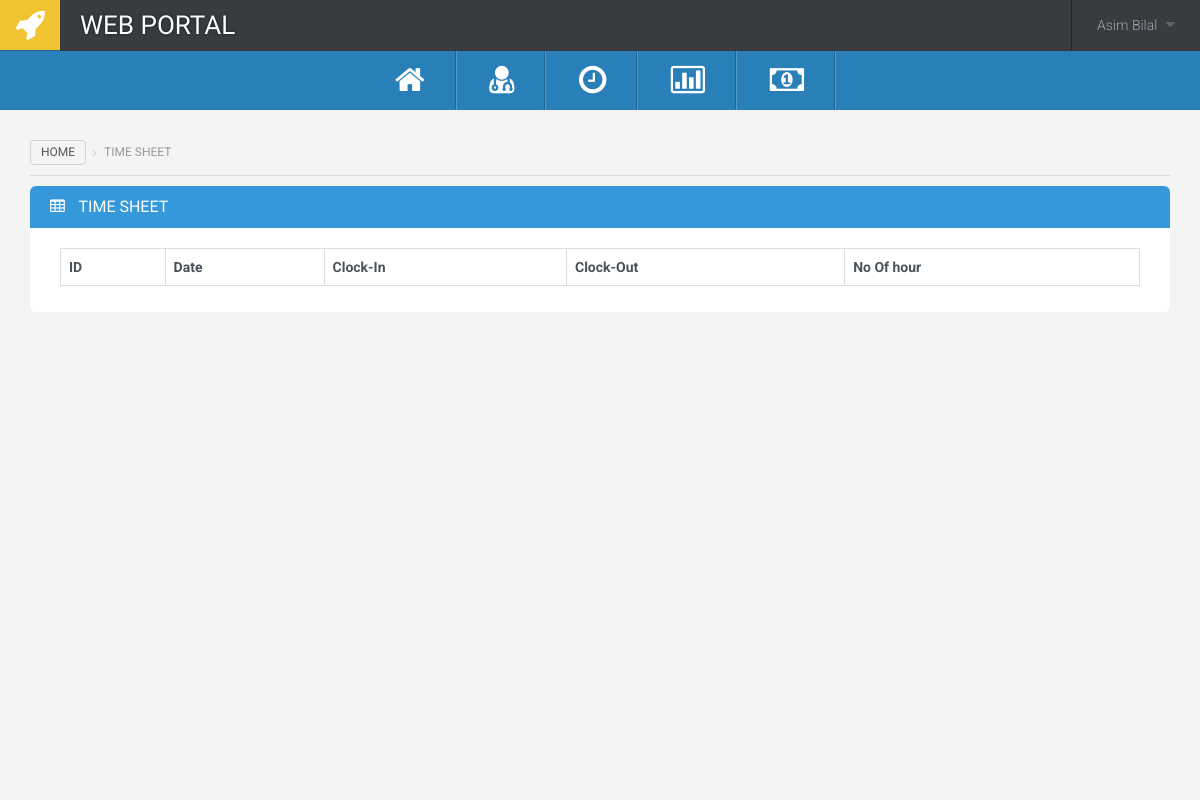
The page /timeSheet.php (signed in) on the database as committed earlier.
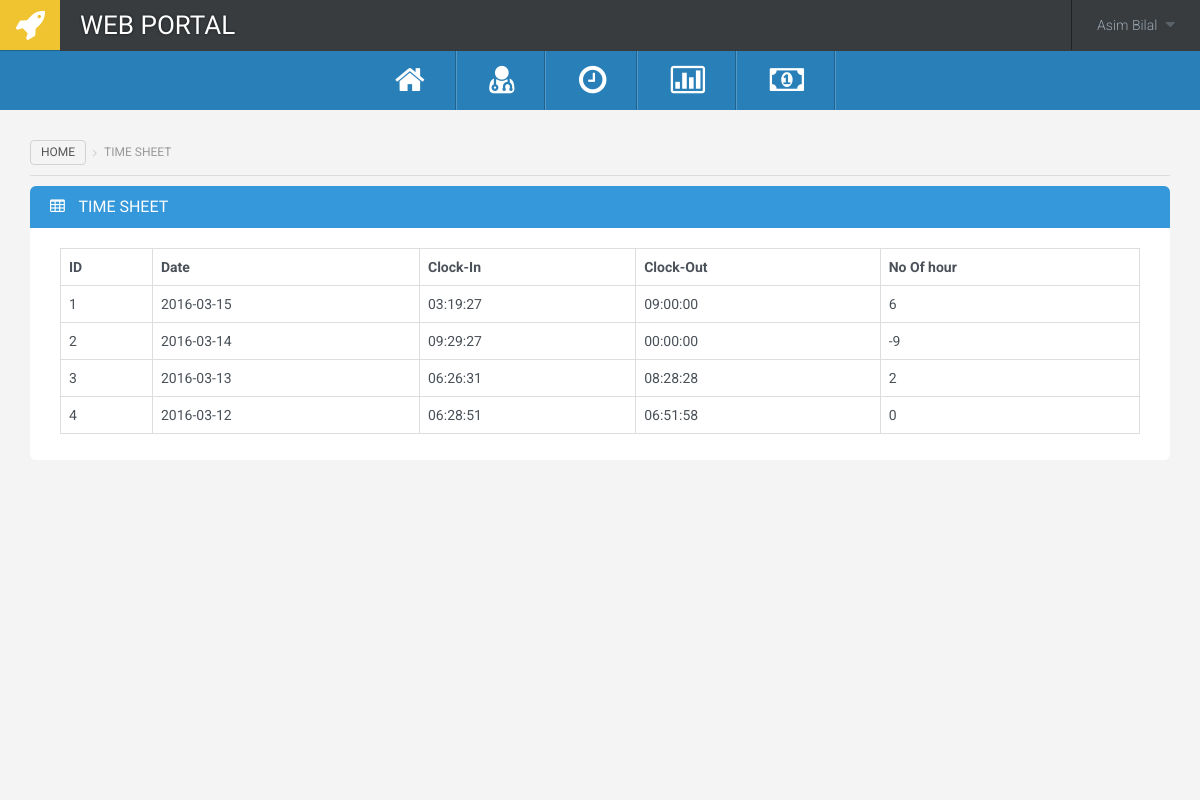
The same page on the database as committed later.
### tables this page shows
CREATE TABLE `clock` (
  `clock_id` int(10) NOT NULL,
  `user_id` int(10) NOT NULL,
  `clockIn` time NOT NULL,
  `clockOut` time NOT NULL,
  `date` text NOT NULL
);

### controller/timeSheetController.php (called while the page is built, shortened)
<?php
include("connection.php");
    $timeRecords = [];
    $userId = $_SESSION['userId'];
    $sql = "SELECT * FROM clock where user_id =".$userId. " ORDER BY date desc";
    $result = $conn->query($sql);
?>

### timeSheet.php (the view, shortened to what this page needs)
<?php
include("header.php");
include("controller/timeSheetController.php");
?>
<div class="main-content">
    <ol class="breadcrumb">
  <li><a href="index.php">Home</a></li>
    <li class="active">Time Sheet</li>
</ol>
<div class="widget widget-blue">
      <div class="widget-title">
        <h3><i class="fa fa-table"></i> Time Sheet </h3>
      </div>
      <div class="widget-content">
        <div class="table-responsive">
          <table class="table table-bordered table-hover">
            <thead>
              <tr>
                <th>ID</th>
                <th>Date</th>
                <th>Clock-In</th>
                <th>Clock-Out</th>
                <th>No Of hour</th>
              </tr>
            </thead>
            <tbody>
  			  <?php foreach ( $timeRecords as $key =>  $record ) { ?>
  			  <tr>
                <td><?php echo $key+1; ?></td>
                <td><?php echo $record[0]; ?></td>
                <td><?php echo $record[1]; ?></td>
                <td><?php echo $record[2]; ?></td>
                <td><?php echo $record[2] - $record[1]; ?></td>
              </tr>
              <?php }?>
            </tbody>
          </table>
        </div>
      </div>
    </div>
  </div>
</div>
</body>
</html>

### header.php (shortened to what this page needs)
<!DOCTYPE html>
<html>
<head>
  <link rel='stylesheet' href='assets/css/style.css'>
</head>
<body class="x" >
<div class="all-wrapper fixed-header active-sub-menu horizontal-menu">
  <div class="page-header">
  <div class="header-links hidden-xs">
    <div class="dropdown">
      <a href="#" class="header-link clearfix" data-toggle="dropdown">
        <div class="user-name-w">
        <?php echo $_SESSION['fullname'];?>
           <i class="fa fa-caret-down"></i>
        </div>
      </a>
    </div>
  </div>
  <a class="logo hidden-xs" href="index.html"><i class="fa fa-rocket"></i></a>
  <h1>Web Portal</h1>
</div>
  <div class="top-menu">
  <div class="sidebar-wrapper">
  <ul>
    <li>
      <a href="index.php" data-toggle="tooltip" data-placement="right" title="" data-original-title="Dashboard">
        <i class="fa fa-home"></i>
      </a>
    </li>
    <li>
      <a href="user.php" data-toggle="tooltip" data-placement="right" title="" data-original-title="Users">
        <i class="fa  fa-user-md"></i>
      </a>
    </li>
    <li>
      <a href="timeSheet.php" data-toggle="tooltip" data-placement="right" title="" data-original-title="Time Sheet">
        <i class="fa  fa-clock-o"></i>
      </a>
    </li>
    <li>
      <a href="report.php" data-toggle="tooltip" data-placement="right" title="" data-original-title="Report">
        <i class="fa fa-bar-chart-o"></i>
      </a>
    </li>
    <li>
      <a href="payroll.php" data-toggle="tooltip" data-placement="right" title="" data-original-title="Payroll">
        <i class="fa fa-money"></i>
      </a>
    </li>
  </ul>
</div>
  </div>

Rows that differ between the two databases and show on the page:
added clock: date "2016-03-15", clockIn "03:19:27", clockOut "09:00:00", $record[2] - $record[1] "6"
added clock: date "2016-03-14", clockIn "09:29:27", clockOut "00:00:00", $record[2] - $record[1] "-9"
added clock: date "2016-03-13", clockIn "06:26:31", clockOut "08:28:28", $record[2] - $record[1] "2"
added clock: date "2016-03-12", clockIn "06:28:51", clockOut "06:51:58", $record[2] - $record[1] "0"
